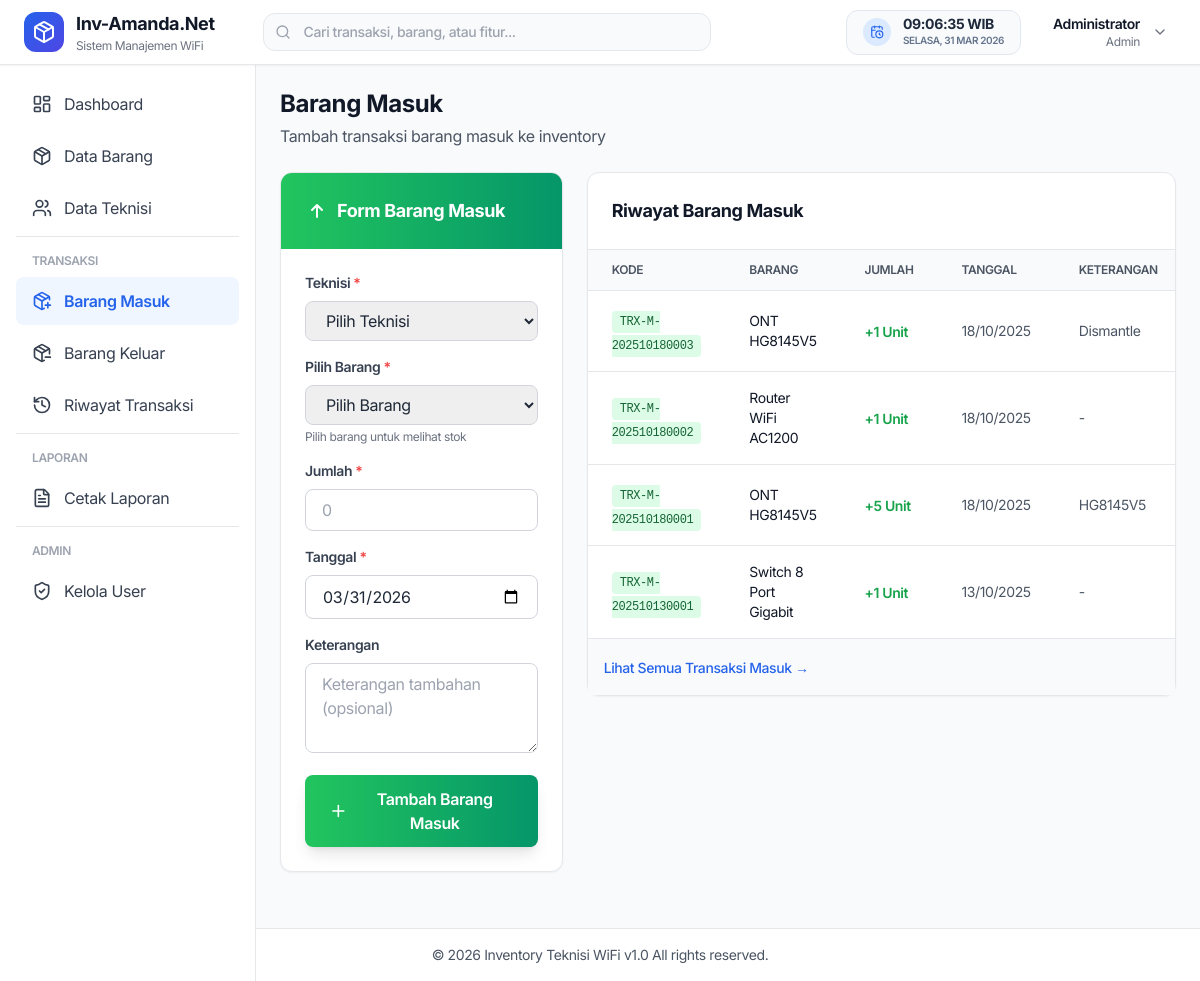
The page /transaksi/masuk.php (signed in) on the database as committed earlier.
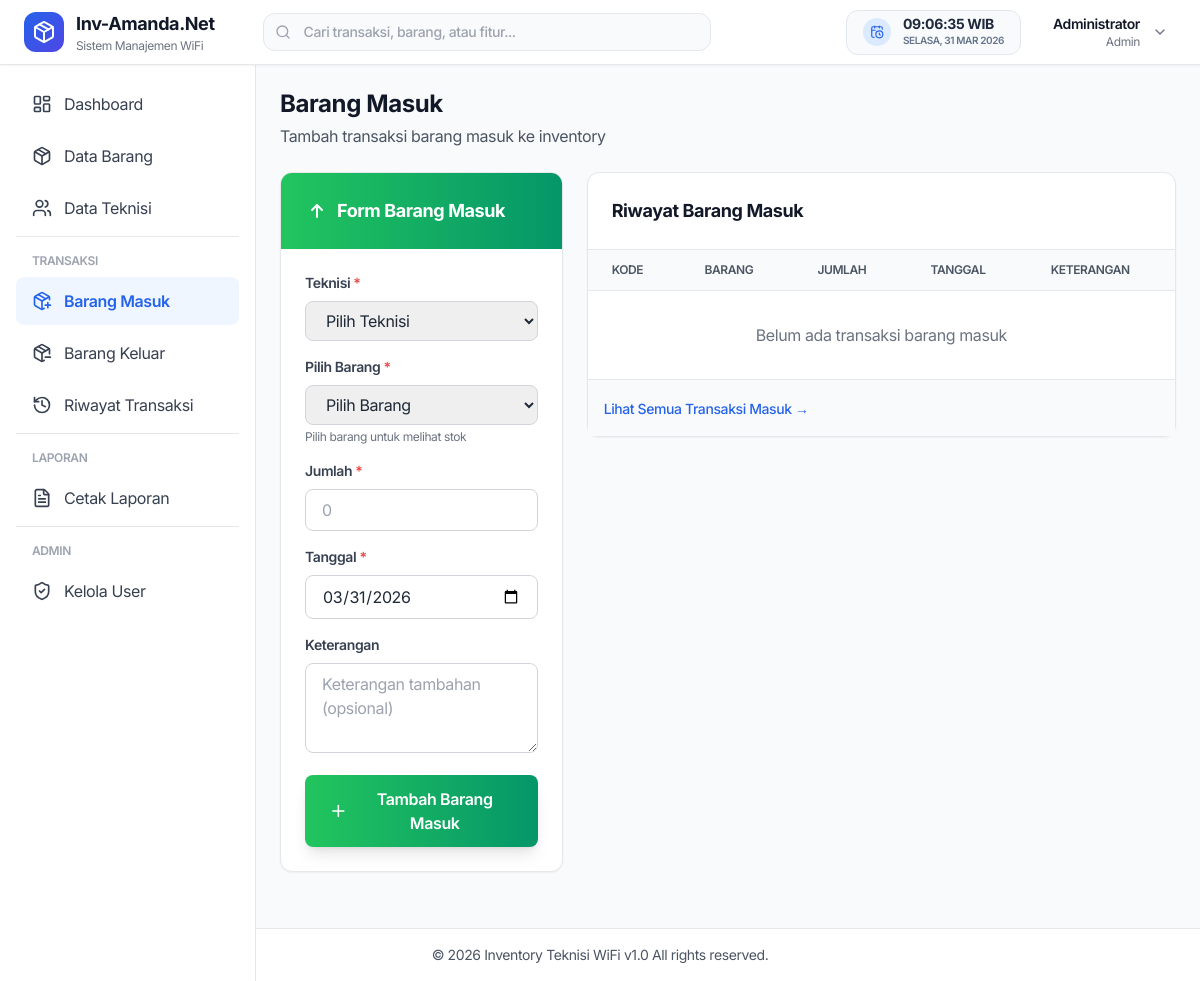
The same page on the database as committed later.
### tables this page shows
CREATE TABLE `transaksi` (
  `id` int NOT NULL,
  `kode_transaksi` varchar(50) NOT NULL,
  `id_barang` int NOT NULL,
  `id_teknisi` int DEFAULT NULL,
  `id_user` int NOT NULL,
  `tipe` enum('masuk','keluar') NOT NULL,
  `jumlah` int NOT NULL,
  `tanggal` date NOT NULL,
  `keterangan` text,
  `created_at` timestamp NOT NULL DEFAULT CURRENT_TIMESTAMP
);

CREATE TABLE `barang` (
  `id` int NOT NULL,
  `kode_barang` varchar(50) NOT NULL,
  `nama_barang` varchar(100) NOT NULL,
  `kategori` varchar(50) DEFAULT NULL,
  `merk` varchar(50) DEFAULT NULL,
  `satuan` varchar(20) DEFAULT NULL,
  `stok` int DEFAULT '0',
  `harga` decimal(15,2) DEFAULT NULL,
  `deskripsi` text,
  `created_at` timestamp NOT NULL DEFAULT CURRENT_TIMESTAMP
);

### functions/transaksi.php (called while the page is built, shortened)
<?php
function getTransaksiByTipe($conn, $tipe) {
    $tipe = mysqli_real_escape_string($conn, $tipe);
    $query = "SELECT t.*, b.nama_barang, b.satuan, tek.nama as nama_teknisi, u.nama_lengkap
              FROM transaksi t
              LEFT JOIN barang b ON t.id_barang = b.id
              LEFT JOIN teknisi tek ON t.id_teknisi = tek.id
              LEFT JOIN users u ON t.id_user = u.id
              WHERE t.tipe = '$tipe'
              ORDER BY t.created_at DESC";
    return mysqli_query($conn, $query);
}
?>

### public/transaksi/masuk.php (the view, shortened to what the changed rows need)
<?php
require_once '../../includes/auth_check.php';
require_once '../../functions/transaksi.php';
$recent_masuk = getTransaksiByTipe($conn, 'masuk');
require_once '../../includes/header.php';
?>
<div class="lg:ml-64 pt-16">
    <div class="p-6">
        <div class="mb-6">
            <h1 class="text-2xl font-bold text-gray-900">Barang Masuk</h1>
        </div>
        <div class="grid grid-cols-1 lg:grid-cols-3 gap-6">
            <div class="lg:col-span-1">
                <div class="bg-white rounded-xl shadow-sm border border-gray-200 overflow-hidden sticky top-20">
                    <div class="p-6 bg-gradient-to-r from-green-500 to-emerald-600 text-white">
                        <h2 class="text-lg font-bold flex items-center gap-2">
                            <svg class="w-6 h-6" fill="none" stroke="currentColor" viewBox="0 0 24 24">
                                <path stroke-linecap="round" stroke-linejoin="round" stroke-width="2" d="M7 11l5-5m0 0l5 5m-5-5v12"/>
                            </svg>
                            Form Barang Masuk
                        </h2>
                    </div>
                </div>
            </div>
            <div class="lg:col-span-2">
                <div class="bg-white rounded-xl shadow-sm border border-gray-200">
                    <div class="p-6 border-b border-gray-200">
                        <h2 class="text-lg font-bold text-gray-900">Riwayat Barang Masuk</h2>
                    </div>
                    <div class="overflow-x-auto">
                        <table class="w-full">
                            <thead class="bg-gray-50 border-b border-gray-200">
                                <tr>
                                    <th class="px-6 py-3 text-left text-xs font-semibold text-gray-600 uppercase">Kode</th>
                                    <th class="px-6 py-3 text-left text-xs font-semibold text-gray-600 uppercase">Barang</th>
                                    <th class="px-6 py-3 text-left text-xs font-semibold text-gray-600 uppercase">Jumlah</th>
                                    <th class="px-6 py-3 text-left text-xs font-semibold text-gray-600 uppercase">Tanggal</th>
                                    <th class="px-6 py-3 text-left text-xs font-semibold text-gray-600 uppercase">Keterangan</th>
                                </tr>
                            </thead>
                            <tbody class="divide-y divide-gray-200">
                                <?php
                                while ($row = mysqli_fetch_assoc($recent_masuk)):
                                ?>
                                <tr class="hover:bg-gray-50">
                                    <td class="px-6 py-4">
                                        <span class="text-xs font-mono bg-green-100 text-green-800 px-2 py-1 rounded">
                                            <?= $row['kode_transaksi'] ?>
                                        </span>
                                    </td>
                                    <td class="px-6 py-4 text-sm text-gray-900"><?= $row['nama_barang'] ?></td>
                                    <td class="px-6 py-4">
                                        <span class="text-sm font-semibold text-green-600">
                                            +<?= $row['jumlah'] ?> <?= $row['satuan'] ?>
                                        </span>
                                    </td>
                                    <td class="px-6 py-4 text-sm text-gray-600"><?= date('d/m/Y', strtotime($row['tanggal'])) ?></td>
                                    <td class="px-6 py-4 text-sm text-gray-600"><?= $row['keterangan'] ?: '-' ?></td>
                                </tr>
                                <?php endwhile; ?>
                                <?php if (mysqli_num_rows($recent_masuk) === 0): ?>
                                <tr>
                                    <td colspan="5" class="px-6 py-8 text-center text-gray-500">
                                        Belum ada transaksi barang masuk
                                    </td>
                                </tr>
                                <?php endif; ?>
                            </tbody>
                        </table>
                    </div>
                </div>
            </div>
        </div>
    </div>
<?php require_once '../../includes/footer.php'; ?>

Rows that differ between the two databases and show on the page:
removed transaksi: kode_transaksi "TRX-M-202510180003", id_barang.nama_barang "ONT HG8145V5", jumlah "1", id_barang.satuan "Unit", tanggal "18/10/2025", keterangan "Dismantle"
removed transaksi: kode_transaksi "TRX-M-202510180002", id_barang.nama_barang "Router WiFi AC1200", jumlah "1", id_barang.satuan "Unit", tanggal "18/10/2025", keterangan "-"
removed transaksi: kode_transaksi "TRX-M-202510180001", id_barang.nama_barang "ONT HG8145V5", jumlah "5", id_barang.satuan "Unit", tanggal "18/10/2025", keterangan "HG8145V5"
removed transaksi: kode_transaksi "TRX-M-202510130001", id_barang.nama_barang "Switch 8 Port Gigabit", jumlah "1", id_barang.satuan "Unit", tanggal "13/10/2025", keterangan "-"
Other text that changed with them:
text now shown: "Belum ada transaksi barang masuk"
